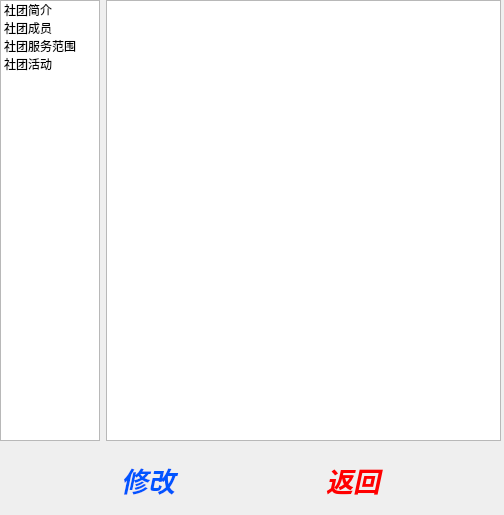
<?xml version="1.0" encoding="UTF-8"?>
<ui version="4.0">
 <class>qingkuang</class>
 <widget class="QWidget" name="qingkuang">
  <property name="geometry">
   <rect>
    <x>0</x>
    <y>0</y>
    <width>504</width>
    <height>515</height>
   </rect>
  </property>
  <property name="windowTitle">
   <string>Form</string>
  </property>
  <widget class="QWidget" name="horizontalLayoutWidget">
   <property name="geometry">
    <rect>
     <x>0</x>
     <y>0</y>
     <width>501</width>
     <height>441</height>
    </rect>
   </property>
   <layout class="QHBoxLayout" name="horizontalLayout_2">
    <item>
     <widget class="QListWidget" name="listWidget">
      <property name="maximumSize">
       <size>
        <width>100</width>
        <height>16777215</height>
       </size>
      </property>
      <item>
       <property name="text">
        <string>社团简介</string>
       </property>
      </item>
      <item>
       <property name="text">
        <string>社团成员</string>
       </property>
      </item>
      <item>
       <property name="text">
        <string>社团服务范围</string>
       </property>
      </item>
      <item>
       <property name="text">
        <string>社团活动</string>
       </property>
      </item>
     </widget>
    </item>
    <item>
     <widget class="QTextEdit" name="textEdit">
      <property name="font">
       <font>
        <pointsize>10</pointsize>
        <weight>75</weight>
        <bold>true</bold>
       </font>
      </property>
     </widget>
    </item>
   </layout>
  </widget>
  <widget class="QWidget" name="horizontalLayoutWidget_2">
   <property name="geometry">
    <rect>
     <x>10</x>
     <y>450</y>
     <width>481</width>
     <height>61</height>
    </rect>
   </property>
   <layout class="QHBoxLayout" name="horizontalLayout">
    <item>
     <spacer name="horizontalSpacer_2">
      <property name="orientation">
       <enum>Qt::Horizontal</enum>
      </property>
      <property name="sizeHint" stdset="0">
       <size>
        <width>40</width>
        <height>20</height>
       </size>
      </property>
     </spacer>
    </item>
    <item>
     <widget class="QPushButton" name="xiugai">
      <property name="minimumSize">
       <size>
        <width>120</width>
        <height>50</height>
       </size>
      </property>
      <property name="font">
       <font>
        <pointsize>20</pointsize>
        <weight>75</weight>
        <italic>true</italic>
        <bold>true</bold>
       </font>
      </property>
      <property name="styleSheet">
       <string notr="true">color: rgb(0, 85, 255);</string>
      </property>
      <property name="text">
       <string>修改</string>
      </property>
      <property name="flat">
       <bool>true</bool>
      </property>
     </widget>
    </item>
    <item>
     <spacer name="horizontalSpacer">
      <property name="orientation">
       <enum>Qt::Horizontal</enum>
      </property>
      <property name="sizeHint" stdset="0">
       <size>
        <width>40</width>
        <height>20</height>
       </size>
      </property>
     </spacer>
    </item>
    <item>
     <widget class="QPushButton" name="return_2">
      <property name="minimumSize">
       <size>
        <width>120</width>
        <height>50</height>
       </size>
      </property>
      <property name="font">
       <font>
        <pointsize>20</pointsize>
        <weight>75</weight>
        <italic>true</italic>
        <bold>true</bold>
       </font>
      </property>
      <property name="styleSheet">
       <string notr="true">color: qlineargradient(spread:pad, x1:0, y1:0, x2:1, y2:0, stop:0 rgba(255, 0, 0, 255), stop:0.166 rgba(255, 255, 0, 255), stop:0.333 rgba(0, 255, 0, 255), stop:0.5 rgba(0, 255, 255, 255), stop:0.666 rgba(0, 0, 255, 255), stop:0.833 rgba(255, 0, 255, 255), stop:1 rgba(255, 0, 0, 255));</string>
      </property>
      <property name="text">
       <string>返回</string>
      </property>
      <property name="flat">
       <bool>true</bool>
      </property>
     </widget>
    </item>
    <item>
     <spacer name="horizontalSpacer_3">
      <property name="orientation">
       <enum>Qt::Horizontal</enum>
      </property>
      <property name="sizeHint" stdset="0">
       <size>
        <width>40</width>
        <height>20</height>
       </size>
      </property>
     </spacer>
    </item>
   </layout>
  </widget>
 </widget>
 <resources/>
 <connections/>
</ui>
